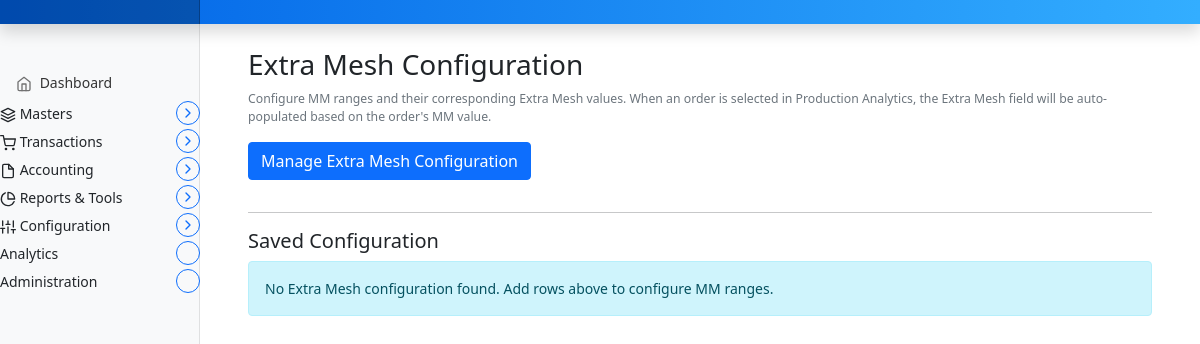
Before: /invoice/configuration/extra-mesh-config (signed in) with the older database file.
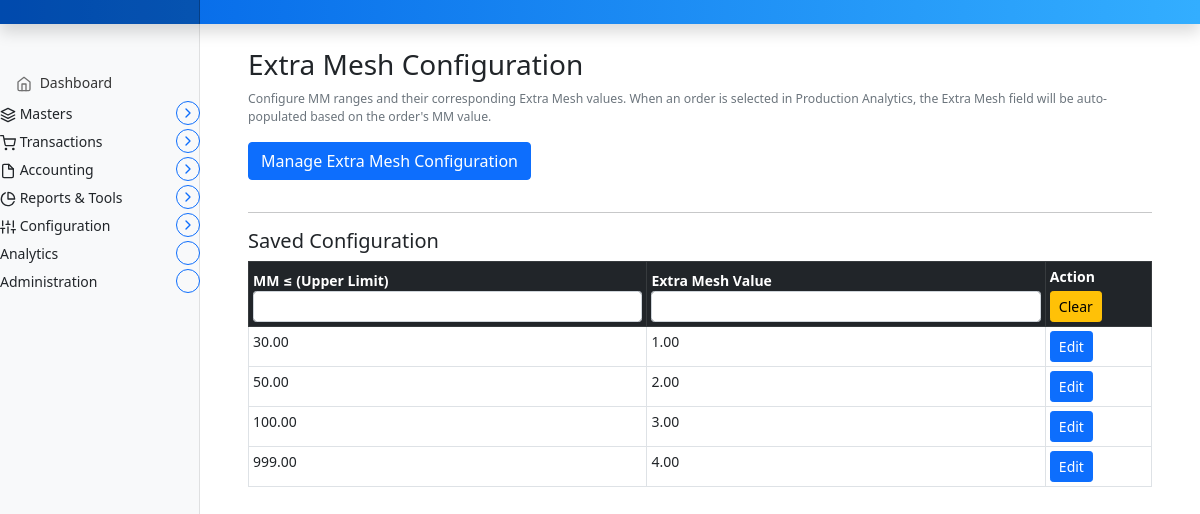
After: the same page with the newer database file.
### marania_invoice_app/models.py (models this page shows, shortened)
class ExtraMeshConfig(models.Model):
    mm_max = models.DecimalField(max_digits=10, decimal_places=2, unique=True, help_text="Upper bound of MM range")
    extra_mesh = models.DecimalField(max_digits=10, decimal_places=2, help_text="Extra Mesh value for this range")
    created_at = models.DateTimeField(auto_now_add=True)
    updated_at = models.DateTimeField(auto_now=True)
    class Meta:
        ordering = ['mm_max']
        verbose_name = "Extra Mesh Configuration"
        verbose_name_plural = "Extra Mesh Configurations"

### marania_invoice_app/views.py (the view, shortened to what this page needs)
# urls.py: path('configuration/extra-mesh-config', views.extra_mesh_config_view, name='extra_mesh_config'),
@login_required
def extra_mesh_config_view(request):
    context = {
        "configs": ExtraMeshConfig.objects.all(),
    }
    return render(request, "marania_invoice_app/extra_mesh_config.html", context)

### templates/marania_invoice_app/extra_mesh_config.html (shortened to what this page needs)
{% extends 'partials/base.html' %}
{% load static %}
{% block main %}
<main class="col-md-9 ms-sm-auto col-lg-10 px-md-4">
  <div class="container my-4">
    <h3>Extra Mesh Configuration</h3>
    <p class="text-muted small">Configure MM ranges and their corresponding Extra Mesh values. When an order is selected in Production Analytics, the Extra Mesh field will be auto-populated based on the order's MM value.</p>
    <button class="btn btn-primary mb-3" type="button"
            data-bs-toggle="collapse"
            data-bs-target="#configForm">
      Manage Extra Mesh Configuration
    </button>
    <hr>
    <h5>Saved Configuration</h5>
    {% if configs %}
    <div class="table-responsive">
      <table class="table table-bordered table-hover table-sm" id="config-table">
        <thead class="table-dark">
          <tr>
            <th>MM ≤ (Upper Limit)
              <input type="text" class="form-control form-control-sm text-filter" data-col="0">
            </th>
            <th>Extra Mesh Value
              <input type="text" class="form-control form-control-sm text-filter" data-col="1">
            </th>
            <th>
              Action
              <div class="mt-1">
                <button type="button" id="clear-filters" class="btn btn-warning btn-sm">
                  Clear
                </button>
              </div>
            </th>
          </tr>
        </thead>
        <tbody>
          {% for c in configs %}
          <tr>
            <td>{{ c.mm_max }}</td>
            <td>{{ c.extra_mesh }}</td>
            <td>
              <button type="button"
                      class="btn btn-primary btn-sm load-config"
                      data-mm-max="{{ c.mm_max }}"
                      data-extra-mesh="{{ c.extra_mesh }}">
                Edit
              </button>
            </td>
          </tr>
          {% endfor %}
        </tbody>
      </table>
    </div>
    {% else %}
    <div class="alert alert-info">No Extra Mesh configuration found. Add rows above to configure MM ranges.</div>
    {% endif %}
  </div>
</main>
{% endblock %}

Changed rows visible on the page:
added ExtraMeshConfig: mm_max "30.00", extra_mesh "1.00"
added ExtraMeshConfig: mm_max "50.00", extra_mesh "2.00"
added ExtraMeshConfig: mm_max "100.00", extra_mesh "3.00"
added ExtraMeshConfig: mm_max "999.00", extra_mesh "4.00"
Other visible differences:
text no longer shown: "No Extra Mesh configuration found. Add rows above to configure MM ranges."
text now shown: "MM ≤ (Upper Limit) Extra Mesh Value Action Clear"
